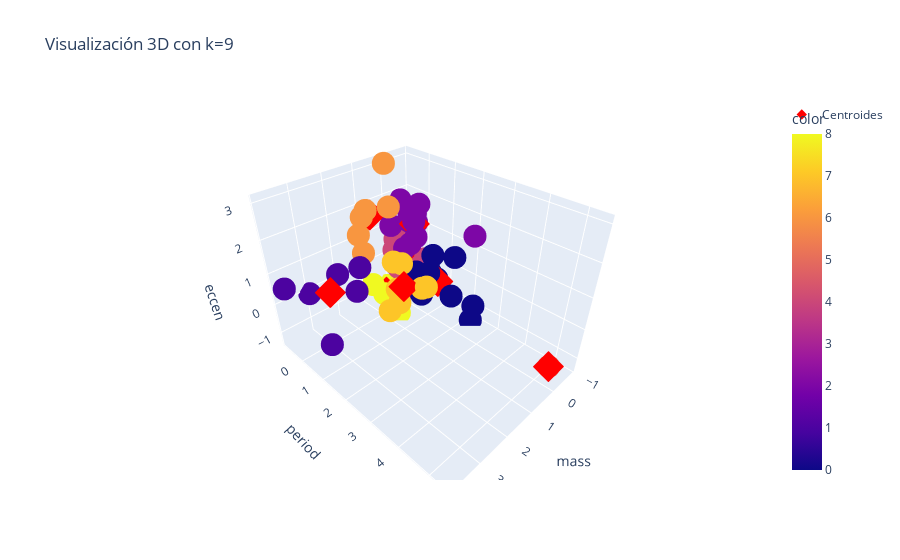

Notebook code for this chart:
### Code cell
fig = px.scatter_3d(df_standard, x='mass', y='period', z='eccen',color=etiquetas_9,title='Visualización 3D con k=9')
fig.add_trace(go.Scatter3d(
    x=centroides_9[:, 0],
    y=centroides_9[:, 1],
    z=centroides_9[:, 2],
    mode='markers',
    marker=dict(size=8, color='red', symbol='diamond'),
    name='Centroides'
))
fig.show()
